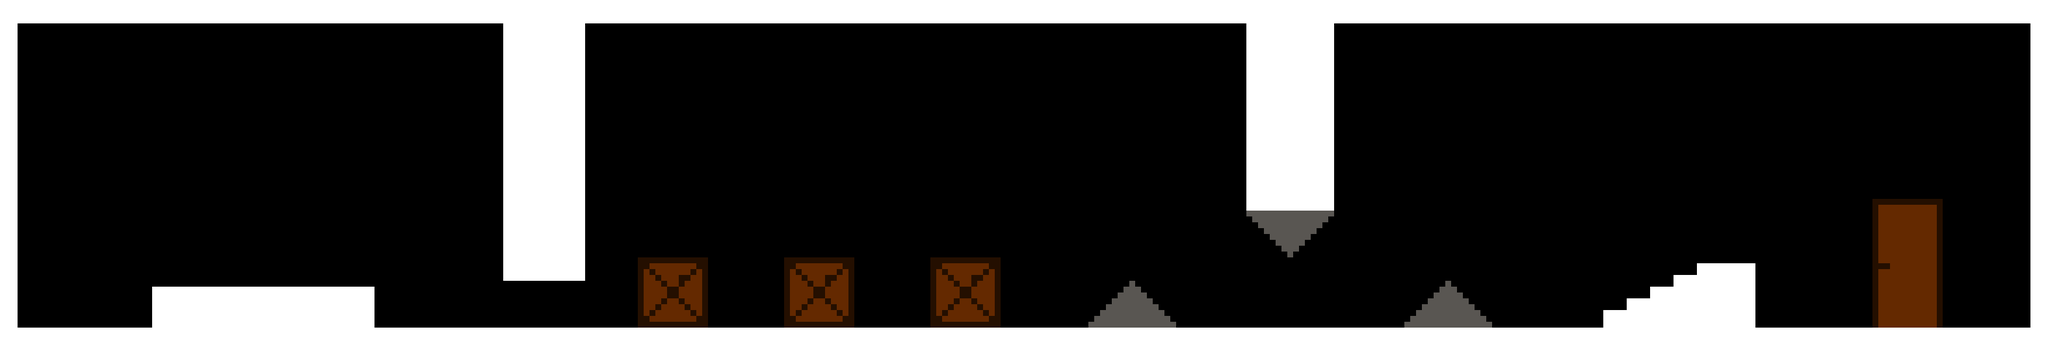

A 2D game scene composited from a Tiled map and its tileset images. What follows is a short description and the map's XML, with each tile layer's data collapsed to a summary:
An orthogonal 350x60 tile map with 10x10 px tiles, 1 tile layer (graphics) and 36 objects.

<map version="1.4" tiledversion="1.4.3" orientation="orthogonal" renderorder="right-down" width="350" height="60" tilewidth="10" tileheight="10" infinite="0" nextlayerid="6" nextobjectid="62">
 <tileset firstgid="1" name="pallet" tilewidth="10" tileheight="10" tilecount="16" columns="4">
  <image source="pallet.png" width="40" height="40" />
 </tileset>
 <layer id="1" name="graphics" width="350" height="60">
  <data>[21000 cells, 5568 non-empty, 4 distinct tile ids]</data>
 </layer>
 <objectgroup id="2" name="ground">
  <object id="1" x="1.33333" y="0" width="26.6667" height="601.333" />
  <object id="3" x="-6" y="559.333" width="3496" height="38" />
  <object id="4" x="3472.12" y="0.242591" width="26.6667" height="601.333" />
  <object id="5" x="2" y="3" width="3496" height="38" />
  <object id="6" x="2900" y="450" width="98" height="108" />
  <object id="7" x="2860" y="469" width="40" height="90" />
  <object id="8" x="2820" y="489" width="40" height="70" />
  <object id="9" x="2780" y="510" width="40" height="48" />
  <object id="10" x="2740" y="529" width="38" height="29" />
  <object id="11" x="260" y="490" width="378" height="69" />
  <object id="12" x="860" y="42" width="138" height="438" />
  <object id="13" x="2129" y="41" width="149" height="317" />
 </objectgroup>
 <objectgroup id="3" name="boxes">
  <object id="14" x="1090" y="438.667" width="120" height="119.333" />
  <object id="15" x="1340" y="440.334" width="120" height="119.333" />
  <object id="16" x="1590.67" y="440.333" width="120" height="119.333" />
 </objectgroup>
 <objectgroup id="4" name="door">
  <object id="17" x="3200" y="339" width="119" height="220" />
 </objectgroup>
 <objectgroup id="5" name="thorns">
  <object id="36" x="1861" y="549" width="150" height="10" />
  <object id="37" x="1871" y="539" width="128" height="12" />
  <object id="38" x="1911" y="499" width="48" height="60.6667" />
  <object id="39" x="1931" y="478.333" width="11.3333" height="25.3333" />
  <object id="40" x="1891.67" y="518.333" width="20.6667" height="20" />
  <object id="41" x="1959" y="519" width="22" height="20.6667" />
  <object id="48" x="2402" y="550" width="150" height="10" />
  <object id="49" x="2412" y="540" width="128" height="12" />
  <object id="50" x="2452" y="500" width="48" height="60.6667" />
  <object id="51" x="2472" y="479.333" width="11.3333" height="25.3333" />
  <object id="52" x="2432.67" y="519.333" width="20.6667" height="20" />
  <object id="53" x="2500" y="520" width="22" height="20.6667" />
  <object id="54" x="2130" y="360" width="149.333" height="10" />
  <object id="55" x="2140" y="370.667" width="129.333" height="9.33333" />
  <object id="56" x="2150" y="380.667" width="108.667" height="8" />
  <object id="57" x="2160" y="388" width="90" height="11.3333" />
  <object id="58" x="2170" y="400" width="69.3333" height="9.33333" />
  <object id="59" x="2179.33" y="410" width="50" height="10" />
  <object id="60" x="2190" y="420" width="29.3333" height="9.33333" />
  <object id="61" x="2200.67" y="429.333" width="8.66667" height="10" />
 </objectgroup>
</map>